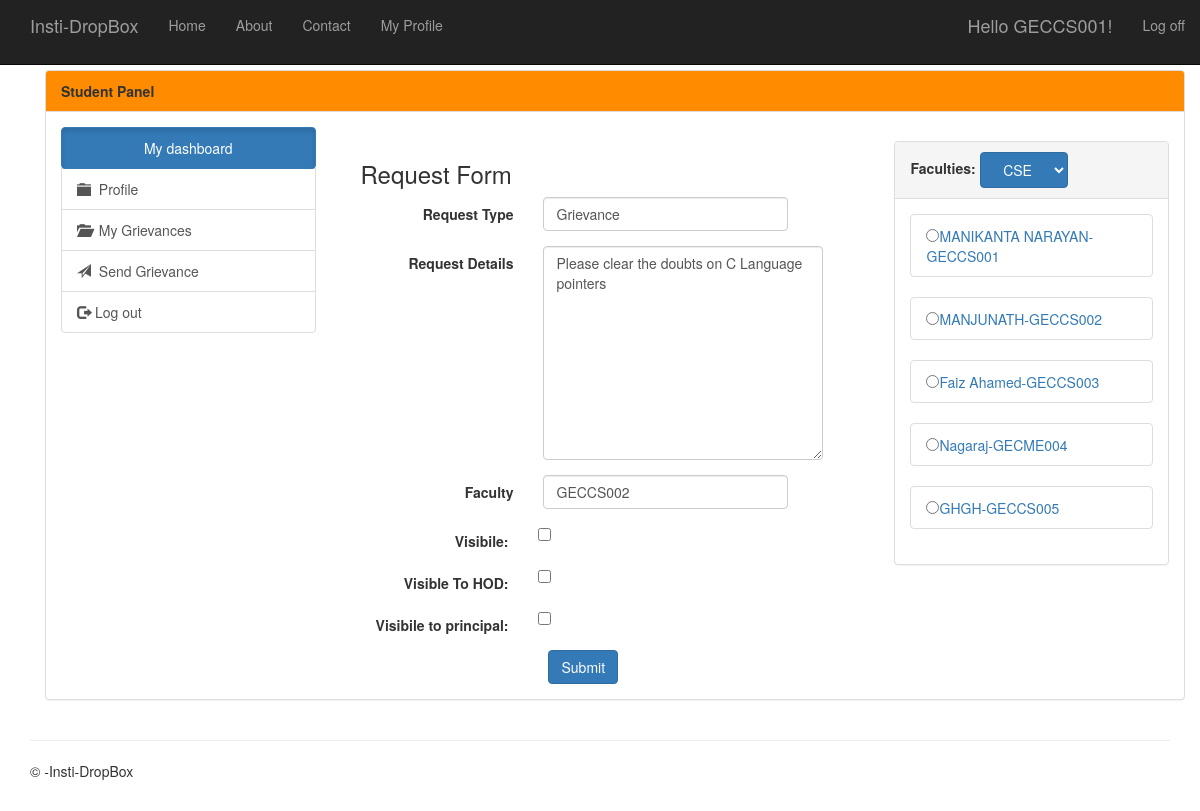
Screenshot of /editstudentreq/5 (signed in) with the database file from the repository.
### app/models.py (models this page shows, shortened)
class ReqDetails(models.Model):
    Req_Type=models.CharField(max_length=25)
    Req_details=models.CharField(max_length=250,blank=True)
    sender_id=models.CharField(max_length=10,blank=True)
    receiver_id=models.CharField(max_length=10,blank=True)
    Req_Status=models.CharField(max_length=20,default="Pending",blank=True)
    dateof_request=models.DateField(default=date.today,blank=True)
    dateof_update=models.DateField(default=date.today,blank=True)
    reply_details=models.CharField(max_length=250,blank=True)
    visibilty_sender_id=models.BooleanField(default=True,blank=True)
    document=models.FileField(upload_to='documents/',blank=True)
    visible_to_Hod=models.BooleanField(default=False,blank=True)
    visible_to_Principal=models.BooleanField(default=False,blank=True)

class Faculty(models.Model):
    Faculty_Id=models.CharField(max_length=10)
    Faculty_Name=models.CharField(max_length=50)
    DEPTS = [
    ('CSE', 'CSE'),
    ('MECH', 'MECH'),
    ('Civil', 'Civil'),
    ('ENC', 'ENC'),
    ('ISE', 'ISE'),
    ]
    Department=models.CharField(max_length=10,choices=DEPTS,default="CSE")
    DESIGNATIONS = [
    ('Principal', 'Principal'),
    ('Prof.', 'Professor'),
    ('HOD', 'HOD'),
    ('Asst.Prof.', 'Asst.Professor'),
    ('Asst.Prof.', 'Asso.Professor')
    ]
    Designation=models.CharField(max_length=20,choices=DESIGNATIONS,blank=True)
    Experience=models.IntegerField(help_text="Number of years",blank=True)
    Achievements=models.CharField(max_length=250,blank=True)
    Message=models.CharField(help_text="Message to students",max_length=250,blank=True)
    Contact=models.CharField(max_length=10,blank=True)
    Email=models.EmailField(max_length=50,blank=True)
    Photo=models.ImageField(upload_to='images/',blank=True)
    Place=models.TextField(max_length=100,blank=True)
    Created_Date=models.DateField(default=date.today,blank=True)

### app/views.py (the view, shortened to what this page needs)
# urls.py: url(r'^editstudentreq/(?P<id>\d+)$', app.views.editstudentreq, name='editstudentreq'),
def editstudentreq(request,id):
    if request.user.is_authenticated():
        success=False
        faculty=Faculty.objects.all().filter(Department='CSE')
        if request.method=="GET":
            req=ReqDetails.objects.get(pk=id)
            return render(request,'app/editstudentreq.html',{"req":req,"faculty":faculty})

### app/templates/app/editstudentreq.html (shortened to what this page needs)
﻿{% extends "app/studentlayout.html" %}
{% block content %}
<div>
    <form class="form-horizontal" method="post">
    <div class="col-lg-8 col-sm-2">
      <h3>Request Form</h3>
         <div class="form-group">
          <label for="req_type" class="col-md-4 control-label">Request Type</label>
          <div class="col-md-6">
            <input type="text" class="form-control" name="req_type" value="{{ req.Req_Type }}" >
          </div>
        </div>
         <div class="form-group">
          <label for="req_details" class="col-md-4 control-label">Request Details</label>
          <div class="col-md-8">
             <textarea  class="form-control" name="req_details" rows="10" cols="37" maxlength="250">{{ req.Req_details }}</textarea>
          </div>
        </div>
         <div class="form-group">
          <label for="receiver" class="col-md-4 control-label">Faculty</label>
          <div class="col-md-6">
           <input type="text" name="receiver_id" class="form-control" value="{{ req.receiver_id }}"  maxlength="10" id="id_receiver_id"/>
          </div>
        </div>
         <div class="row">
         <div class="form-group">
          <label for="visibilty_sender_id" class="col-md-4 control-label">Visibile:</label>
          <div class="col-sm-4">
              <input type="checkbox" name="visible_sender_id"/>
          </div>
        </div>
       <div class="form-group">
          <label for="visible_to_Hod" class="col-md-4 control-label">Visible To HOD:</label>
          <div class="col-sm-4">
            <input type="checkbox" name="visible_to_Hod"/>
          </div>
        </div>
        <div class="form-group">
          <label for="visible_to_Principal" class="col-md-4 control-label">Visibile to principal:</label>
          <div class="col-sm-4">
            <input type="checkbox" name="visible_to_Principal"/>
          </div>
        </div>
        </div>
        <div class="col-md-8 col-md-offset-4">
            <input type="submit" value="Submit" class="btn btn-primary">
        </div>
   </div>
    <div class="col-md-4">
       <div class="panel panel-default form-group">
         <div class="panel-heading btn-primary"><strong>Faculties:</strong>
           <select id="f_faculty" class="btn btn-primary">
               <option value="CSE">CSE
               </option>
           </select>
           </div>
         <div class="panel-body">
        {% for f in faculty  %}
        <ul class="list-group">
            <li class="list-group-item">
               <input type="radio" name="staff" value="{{ f.Faculty_Id }}" onclick="if (this.checked) { bind(this.value)}"><a href="/sendgrievance/{{ f.id }}" class="control-label">{{ f.Faculty_Name }}-{{ f.Faculty_Id }}</a>
            </li>
        </ul>
        {% endfor %}
             </div>
           </div>
    </div>
  </form>
</div>
{% endblock %}

### app/templates/app/loginpartial.html (shortened to what this page needs)
{% if user.is_authenticated %}
<form id="logoutForm" action="/logout" method="post" class="navbar-right">
    <ul class="nav navbar-nav navbar-right">
        <li><span class="navbar-brand">Hello {{ user.username }}!</span></li>
        <li><a href="javascript:document.getElementById('logoutForm').submit()">Log off</a></li>
    </ul>
</form>
{% else %}
<ul class="nav navbar-nav navbar-right">
    <li><a href="{% url 'login' %}">Log in</a></li>
    <li><a href="{% url 'sign_up' %}">Sign Up</a></li>
</ul>
{% endif %}

### app/static/app/content/site.css (style rules this page uses)
body { padding-top: 50px; padding-bottom: 20px; }
input, select, textarea { max-width: 280px; }

### rows the page displays
ReqDetails: req_type "Grievance", req_details "Please clear the doubts on C Language pointers", receiver_id "GECCS002"
Faculty: Faculty_Name "MANIKANTA NARAYAN", Faculty_Id "GECCS001"
Faculty: Faculty_Name "MANJUNATH", Faculty_Id "GECCS002"
Faculty: Faculty_Name "Faiz Ahamed", Faculty_Id "GECCS003"
Faculty: Faculty_Name "Nagaraj", Faculty_Id "GECME004"
Faculty: Faculty_Name "GHGH", Faculty_Id "GECCS005"

### other values shown
{{ user.username }} "GECCS001"
